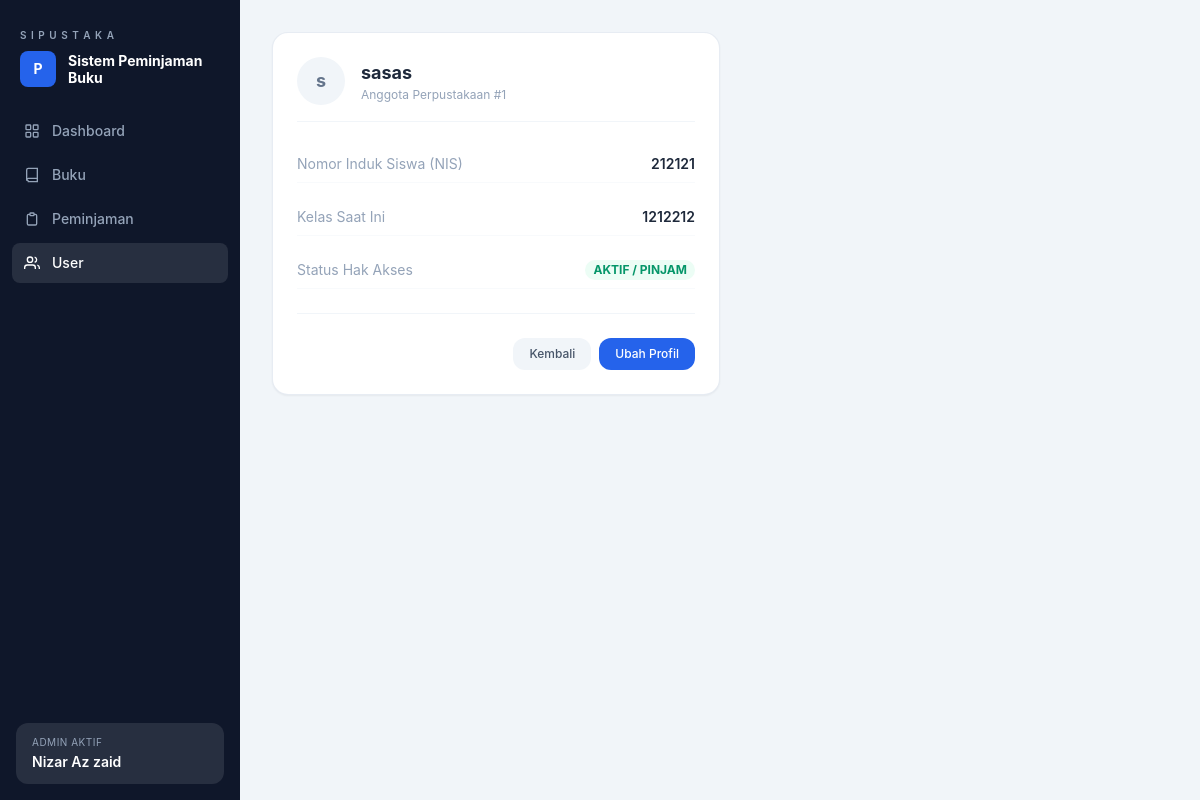
The page /user/1/ on the database its author committed.
### perpustakaan/models.py (models this page shows, shortened)
class Siswa(models.Model):
    nama = models.CharField(max_length=255)
    kelas = models.CharField(max_length=50)
    nis = models.CharField(max_length=50, unique=True)

### perpustakaan/views.py (the view)
# urls.py: path('user/<int:pk>/', views.siswa_detail, name='siswa_detail'),
def siswa_detail(request, pk):
    siswa = get_object_or_404(Siswa, pk=pk)
    peminjaman = Peminjaman.objects.filter(
        siswa=siswa
    ).select_related('buku')
    return render(
        request,
        'perpustakaan/siswa_detail.html',
        {
            'siswa': siswa,
            'peminjaman': peminjaman,
        }
    )

### perpustakaan/templates/perpustakaan/siswa_detail.html (shortened to what this page needs)
{% extends 'perpustakaan/base.html' %}
{% block content %}
<div class="max-w-md bg-white rounded-2xl border border-slate-200/80 p-6 shadow-sm">
  <div class="flex items-center gap-4 pb-4 border-b border-slate-100 mb-6">
    <div class="w-12 h-12 bg-slate-100 rounded-full flex items-center justify-center text-slate-500 font-bold text-lg">
      {{ siswa.nama|slice:":1" }}
    </div>
    <div>
      <h2 class="text-lg font-bold text-slate-800">{{ siswa.nama }}</h2>
      <p class="text-xs text-slate-400">Anggota Perpustakaan #{{ siswa.id }}</p>
    </div>
  </div>
  <div class="space-y-4 text-sm">
    <div class="flex justify-between py-2 border-b border-slate-50">
      <span class="text-slate-400">Nomor Induk Siswa (NIS)</span>
      <span class="text-slate-800 font-semibold">{{ siswa.nis }}</span>
    </div>
    <div class="flex justify-between py-2 border-b border-slate-50">
      <span class="text-slate-400">Kelas Saat Ini</span>
      <span class="text-slate-800 font-semibold">{{ siswa.kelas }}</span>
    </div>
    <div class="flex justify-between py-2 border-b border-slate-50">
      <span class="text-slate-400">Status Hak Akses</span>
      <span class="text-emerald-600 font-bold text-xs bg-emerald-50 px-2 py-0.5 rounded-full">AKTIF / PINJAM</span>
    </div>
  </div>
  <div class="pt-6 mt-6 border-t border-slate-100 flex justify-end gap-2">
    <a href="{% url 'siswa_list' %}" class="px-4 py-2 bg-slate-100 text-slate-600 rounded-xl text-xs font-medium hover:bg-slate-200 transition">Kembali</a>
    <a href="{% url 'siswa_edit' siswa.id %}" class="px-4 py-2 bg-blue-600 text-white rounded-xl text-xs font-medium hover:bg-blue-700 transition">Ubah Profil</a>
  </div>
</div>
{% endblock %}

### perpustakaan/templates/perpustakaan/base.html (style rules this page uses)
body { font-family: 'Inter', sans-serif; }

### rows shown on the page
Siswa: nama "s", nama "sasas", id "1", nis "212121", kelas "1212212"
